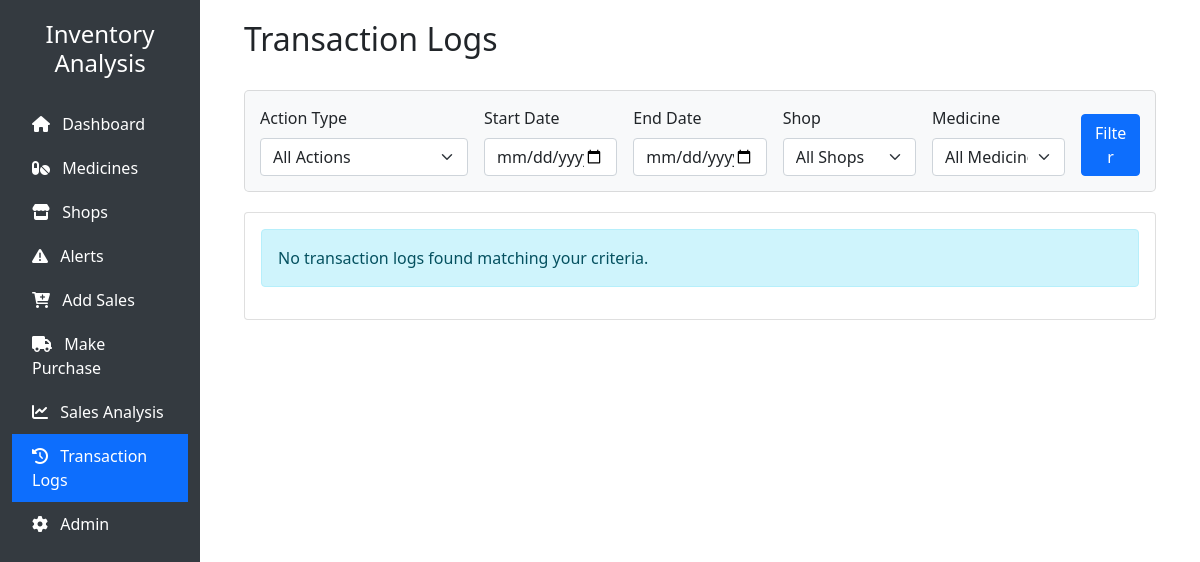
Before: /logs/ with the older database file.
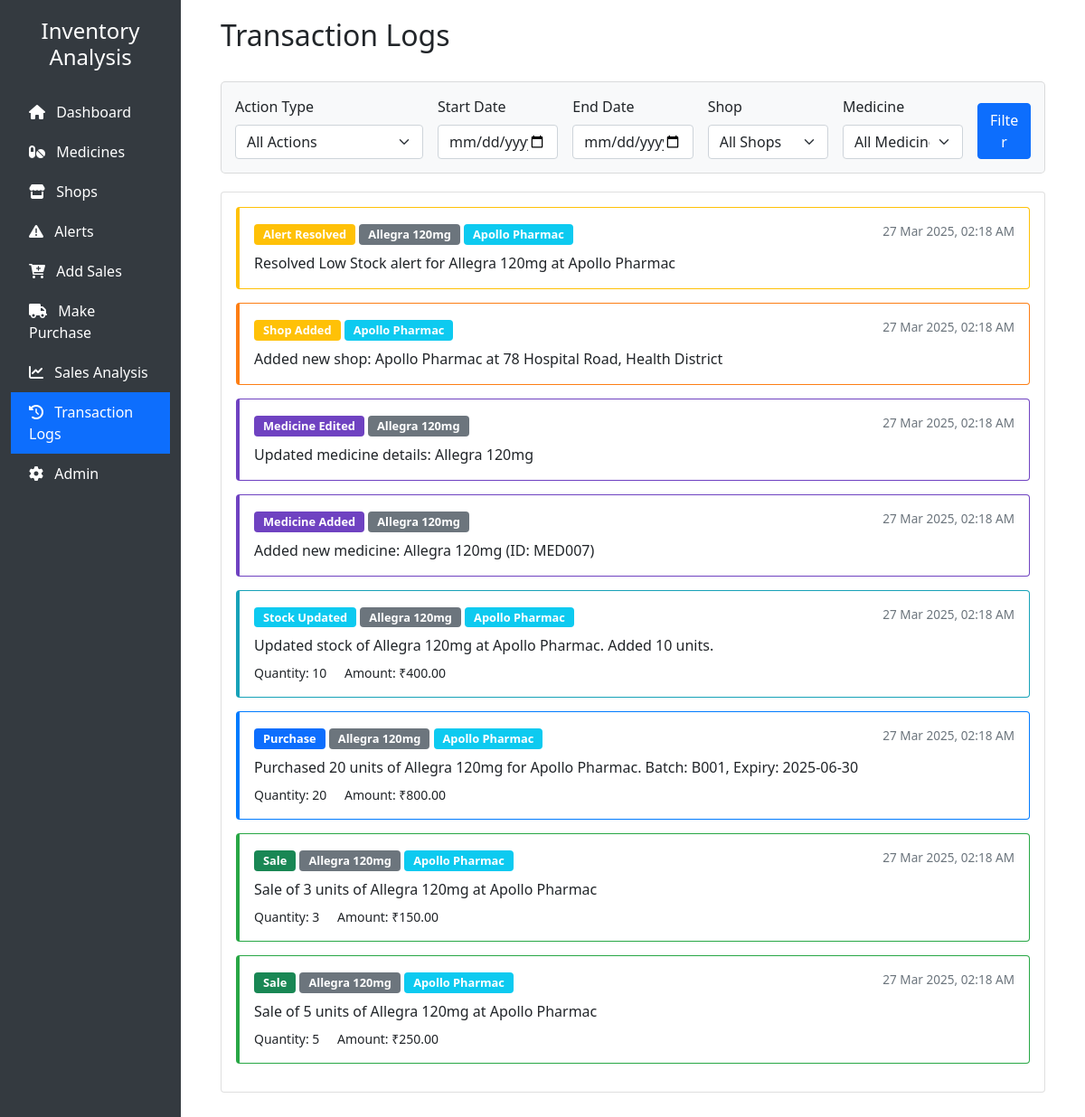
After: the same page with the newer database file.
### inventory/models.py (models this page shows, shortened)
class TransactionLog(models.Model):
    ACTION_TYPES = [
        ('sale', 'Sale'),
        ('purchase', 'Purchase'),
        ('stock_add', 'Stock Added'),
        ('stock_update', 'Stock Updated'),
        ('medicine_add', 'Medicine Added'),
        ('medicine_edit', 'Medicine Edited'),
        ('medicine_delete', 'Medicine Deleted'),
        ('shop_add', 'Shop Added'),
        ('shop_edit', 'Shop Edited'),
        ('shop_delete', 'Shop Deleted'),
        ('alert_resolved', 'Alert Resolved'),
        ('other', 'Other Action'),
    ]
    action_type = models.CharField(max_length=20, choices=ACTION_TYPES)
    description = models.TextField()
    medicine = models.ForeignKey(Medicine, on_delete=models.SET_NULL, null=True, blank=True)
    shop = models.ForeignKey(Shop, on_delete=models.SET_NULL, null=True, blank=True)
    quantity = models.IntegerField(null=True, blank=True)
    amount = models.DecimalField(max_digits=10, decimal_places=2, null=True, blank=True)
    created_at = models.DateTimeField(auto_now_add=True)
    class Meta:
        ordering = ['-created_at']
        indexes = [
            models.Index(fields=['action_type']),
            models.Index(fields=['created_at']),
        ]
        verbose_name = "Transaction Log"
        verbose_name_plural = "Transaction Logs"

class Medicine(models.Model):
    CATEGORY_CHOICES = [
        ('tablet', 'Tablet'),
        ('syrup', 'Syrup'),
        ('injection', 'Injection'),
        ('cream', 'Cream'),
        ('drops', 'Drops'),
    ]
    primary_id = models.CharField(
        max_length=10,
        primary_key=True,
        validators=[
            RegexValidator(
                regex=r'^MED\d{3}$',  # Use raw string for regex
                message='Medicine ID must be in format MED001'
            )
        ]
    )
    name = models.CharField(max_length=100)
    generic_name = models.CharField(max_length=100)
    manufacturer = models.CharField(max_length=100)
    category = models.CharField(max_length=50, choices=CATEGORY_CHOICES)
    description = models.TextField(blank=True)
    side_effects = models.TextField(blank=True)
    created_at = models.DateTimeField(auto_now_add=True)
    updated_at = models.DateTimeField(auto_now=True)
    class Meta:
        ordering = ['name']
        indexes = [
            models.Index(fields=['name']),
            models.Index(fields=['manufacturer']),
        ]
        verbose_name = "Medicine"
        verbose_name_plural = "Medicines"

class Shop(models.Model):
    name = models.CharField(max_length=100)
    location = models.CharField(max_length=200)
    contact_number = models.CharField(
        max_length=15,
        validators=[
            RegexValidator(
                regex=r'^\+?1?\d{9,15}$',
                message='Phone number must be entered in format: +999999999'
            )
        ]
    )
    license_number = models.CharField(
        max_length=50,
        unique=True,
        validators=[
            RegexValidator(
                regex=r'^LIC\d{7}$',
                message='License number must be in format LIC0000000'
            )
        ]
    )
    opening_time = models.TimeField()
    closing_time = models.TimeField()
    opening_date = models.DateField(default=timezone.now)
    class Meta:
        ordering = ['name']
        indexes = [
            models.Index(fields=['name']),
            models.Index(fields=['license_number']),
        ]
        verbose_name = "Shop"
        verbose_name_plural = "Shops"

### inventory/views.py (the view, shortened to what this page needs)
# urls.py: path('logs/', views.transaction_logs, name='transaction_logs'),
def transaction_logs(request):
    logs = TransactionLog.objects.all()
    action_type = request.GET.get('action_type')
    if action_type:
        logs = logs.filter(action_type=action_type)
    start_date = request.GET.get('start_date')
    end_date = request.GET.get('end_date')
    shop_id = request.GET.get('shop_id')
    if shop_id:
        logs = logs.filter(shop_id=shop_id)
    medicine_id = request.GET.get('medicine_id')
    if medicine_id:
        logs = logs.filter(medicine_id=medicine_id)
    action_types = [choice[0] for choice in TransactionLog.ACTION_TYPES]
    shops = Shop.objects.all()
    medicines = Medicine.objects.all()
    context = {
        'logs': logs,
        'action_types': action_types,
        'shops': shops,
        'medicines': medicines,
    }
    return render(request, 'inventory/logs.html', context)

### templates/inventory/logs.html (shortened to what this page needs)
{% extends 'inventory/base.html' %}
{% block extra_css %}
<link rel="stylesheet" href="https://cdn.jsdelivr.net/npm/flatpickr/dist/flatpickr.min.css">
{% endblock %}
{% block main_content %}
<div class="container-fluid">
    <div class="d-flex justify-content-between align-items-center mb-4">
        <h2>Transaction Logs</h2>
    </div>
    <div class="card filter-card">
        <div class="filter-body">
            <form method="get" class="row g-3">
                <div class="col-md-3">
                    <label for="action_type" class="form-label">Action Type</label>
                    <select class="form-select" id="action_type" name="action_type">
                        <option value="">All Actions</option>
                    </select>
                </div>
                <div class="col-md-2">
                    <label for="start_date" class="form-label">Start Date</label>
                    <input type="date" class="form-control" id="start_date" name="start_date" value="{{ request.GET.start_date }}">
                </div>
                <div class="col-md-2">
                    <label for="end_date" class="form-label">End Date</label>
                    <input type="date" class="form-control" id="end_date" name="end_date" value="{{ request.GET.end_date }}">
                </div>
                <div class="col-md-2">
                    <label for="shop_id" class="form-label">Shop</label>
                    <select class="form-select" id="shop_id" name="shop_id">
                        <option value="">All Shops</option>
                    </select>
                </div>
                <div class="col-md-2">
                    <label for="medicine_id" class="form-label">Medicine</label>
                    <select class="form-select" id="medicine_id" name="medicine_id">
                        <option value="">All Medicines</option>
                    </select>
                </div>
                <div class="col-md-1 d-flex align-items-end">
                    <button type="submit" class="btn btn-primary w-100">Filter</button>
                </div>
            </form>
        </div>
    </div>
    <div class="card">
        <div class="card-body">
            {% if logs %}
                {% for log in logs %}
                <div class="card log-item {{ log.action_type }} log-card">
                    <div class="card-body">
                        <div class="d-flex justify-content-between">
                            <div>
                                {% if log.action_type == 'sale' %}
                                <span class="badge bg-success log-badge">Sale</span>
                                {% elif log.action_type == 'purchase' %}
                                <span class="badge bg-primary log-badge">Purchase</span>
                                {% elif log.action_type == 'stock_add' %}
                                <span class="badge bg-info log-badge">Stock Added</span>
                                {% elif log.action_type == 'stock_update' %}
                                <span class="badge bg-info log-badge">Stock Updated</span>
                                {% elif log.action_type == 'medicine_add' %}
                                <span class="badge bg-purple log-badge">Medicine Added</span>
                                {% elif log.action_type == 'medicine_edit' %}
                                <span class="badge bg-purple log-badge">Medicine Edited</span>
                                {% elif log.action_type == 'medicine_delete' %}
                                <span class="badge bg-danger log-badge">Medicine Deleted</span>
                                {% elif log.action_type == 'shop_add' %}
                                <span class="badge bg-warning log-badge">Shop Added</span>
                                {% elif log.action_type == 'shop_edit' %}
                                <span class="badge bg-warning log-badge">Shop Edited</span>
                                {% elif log.action_type == 'shop_delete' %}
                                <span class="badge bg-danger log-badge">Shop Deleted</span>
                                {% elif log.action_type == 'alert_resolved' %}
                                <span class="badge bg-warning log-badge">Alert Resolved</span>
                                {% else %}
                                <span class="badge bg-secondary log-badge">{{ log.action_type|title }}</span>
                                {% endif %}
                                {% if log.medicine %}
                                <span class="badge bg-secondary log-badge">{{ log.medicine.name }}</span>
                                {% endif %}
                                {% if log.shop %}
                                <span class="badge bg-info log-badge">{{ log.shop.name }}</span>
                                {% endif %}
                            </div>
                            <div class="log-time">{{ log.created_at|date:"d M Y, h:i A" }}</div>
                        </div>
                        <p class="mt-2 mb-0">{{ log.description }}</p>
                        {% if log.quantity or log.amount %}
                        <div class="mt-2 small">
                            {% if log.quantity %}
                            <span class="me-3">Quantity: {{ log.quantity }}</span>
                            {% endif %}
                            {% if log.amount %}
                            <span>Amount: ₹{{ log.amount|floatformat:2 }}</span>
                            {% endif %}
                        </div>
                        {% endif %}
                    </div>
                </div>
                {% endfor %}
            {% else %}
                <div class="alert alert-info">No transaction logs found matching your criteria.</div>
            {% endif %}
        </div>
    </div>
</div>
{% endblock %}

### templates/inventory/base.html (shortened to what this page needs)
{% load static %} {% load crispy_forms_tags %}
<!DOCTYPE html>
<html>
  <head>
    <link
      href="https://cdn.jsdelivr.net/npm/bootstrap@5.1.3/dist/css/bootstrap.min.css"
      rel="stylesheet"
    />
    <link
      href="https://cdnjs.cloudflare.com/ajax/libs/font-awesome/6.0.0/css/all.min.css"
      rel="stylesheet"
    />
    {% block extra_css %}{% endblock %}
  </head>
  <body>
    <div class="container-fluid">
      <div class="row">
        <div class="col-md-2 sidebar">
          <h4 class="text-white text-center mb-4">Inventory Analysis</h4>
          <nav>
            <a
              href="{% url 'dashboard' %}"
              class="{% if request.path == '/' %}active{% endif %}"
            >
              <i class="fas fa-home me-2"></i> Dashboard
            </a>
            <a
              href="{% url 'medicine_list' %}"
              class="{% if 'medicines' in request.path %}active{% endif %}"
            >
              <i class="fas fa-pills me-2"></i> Medicines
            </a>
            <a
              href="{% url 'shop_list' %}"
              class="{% if 'shops' in request.path %}active{% endif %}"
            >
              <i class="fas fa-store me-2"></i> Shops
            </a>
            <a
              href="{% url 'stock_alerts' %}"
              class="{% if 'alerts' in request.path %}active{% endif %}"
            >
              <i class="fas fa-exclamation-triangle me-2"></i> Alerts
            </a>
            <a
              href="{% url 'sales_add' %}"
              class="{% if 'sales/add' in request.path %}active{% endif %}"
            >
              <i class="fas fa-cart-plus me-2"></i> Add Sales
            </a>
            <a
              href="{% url 'make_purchase' %}"
              class="{% if 'purchase' in request.path %}active{% endif %}"
            >
              <i class="fas fa-truck me-2"></i> Make Purchase
            </a>
            <a
              href="{% url 'sales_analysis' %}"
              class="{% if 'analysis' in request.path %}active{% endif %}"
            >
              <i class="fas fa-chart-line me-2"></i> Sales Analysis
            </a>
            <a
              href="{% url 'transaction_logs' %}"
              class="{% if 'logs' in request.path %}active{% endif %}"
            >
              <i class="fas fa-history me-2"></i> Transaction Logs
            </a>
            <a href="{% url 'admin:index' %}">
              <i class="fas fa-cog me-2"></i> Admin
            </a>
          </nav>
        </div>
        <div class="col-md-10 main-content">
           {% block main_content %}{% endblock %}
        </div>
      </div>
    </div>
  </body>
</html>

### templates/inventory/base.html (style rules this page uses)
.sidebar { min-height: 100vh; background-color: #343a40; padding-top: 20px; }
.sidebar a { color: #fff; text-decoration: none; padding: 10px 20px; display: block; }
.sidebar .active { background-color: #0d6efd; }
.main-content { padding: 20px; }
.card { transition: transform 0.2s; margin-bottom: 20px; }

### templates/inventory/logs.html (style rules this page uses)
.log-card { transition: all 0.3s ease; }
.filter-card { background-color: #f8f9fa; border-radius: 5px; margin-bottom: 20px; }
.filter-body { padding: 15px; }
.log-item { border-left: 4px solid; margin-bottom: 15px; }
.log-item.sale { border-color: #28a745; }
.log-item.purchase { border-color: #007bff; }
.log-item.stock_add, .log-item.stock_update { border-color: #17a2b8; }
.log-item.medicine_add, .log-item.medicine_edit, .log-item.medicine_delete { border-color: #6f42c1; }
.log-item.shop_add, .log-item.shop_edit, .log-item.shop_delete { border-color: #fd7e14; }
.log-item.alert_resolved { border-color: #ffc107; }
.log-time { font-size: 0.85rem; color: #6c757d; }
.log-badge { font-size: 0.8rem; padding: 5px 10px; }
.bg-purple { background-color: #6f42c1; color: #fff; }

Changed rows visible on the page:
added TransactionLog: action_type "Alert Resolved", medicine.name "Allegra 120mg", shop.name "Apollo Pharmac", created_at "27 Mar 2025, 02:18 AM", description "Resolved Low Stock alert for Allegra 120mg at Apollo Pharmac"
added TransactionLog: action_type "Shop Added", shop.name "Apollo Pharmac", created_at "27 Mar 2025, 02:18 AM", description "Added new shop: Apollo Pharmac at 78 Hospital Road, Health District"
added TransactionLog: action_type "Medicine Edited", medicine.name "Allegra 120mg", created_at "27 Mar 2025, 02:18 AM", description "Updated medicine details: Allegra 120mg"
added TransactionLog: action_type "Medicine Added", medicine.name "Allegra 120mg", created_at "27 Mar 2025, 02:18 AM", description "Added new medicine: Allegra 120mg (ID: MED007)"
added TransactionLog: action_type "Stock Updated", medicine.name "Allegra 120mg", shop.name "Apollo Pharmac", created_at "27 Mar 2025, 02:18 AM", description "Updated stock of Allegra 120mg at Apollo Pharmac. Added 10 units.", quantity "10", amount "400.00"
added TransactionLog: action_type "Purchase", medicine.name "Allegra 120mg", shop.name "Apollo Pharmac", created_at "27 Mar 2025, 02:18 AM", description "Purchased 20 units of Allegra 120mg for Apollo Pharmac. Batch: B001, Expiry: 2025-06-30", quantity "20", amount "800.00"
added TransactionLog: action_type "Sale", medicine.name "Allegra 120mg", shop.name "Apollo Pharmac", created_at "27 Mar 2025, 02:18 AM", description "Sale of 3 units of Allegra 120mg at Apollo Pharmac", quantity "3", amount "150.00"
added TransactionLog: action_type "Sale", medicine.name "Allegra 120mg", shop.name "Apollo Pharmac", created_at "27 Mar 2025, 02:18 AM", description "Sale of 5 units of Allegra 120mg at Apollo Pharmac", quantity "5", amount "250.00"
Other visible differences:
text no longer shown: "No transaction logs found matching your criteria."
